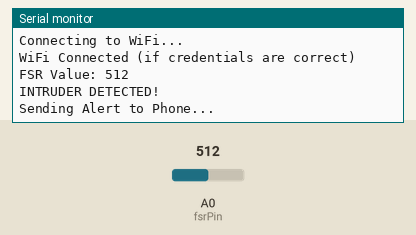
Bench run of a sketch on a simulated Arduino Uno, built with avr-gcc and run on an emulated ATmega328P. Parts: the last lines printed to the serial monitor. The inputs (shaded band) are chosen by the test bench; at power-on: A0 (fsrPin) = 512. The modem accepts every AT command (registered, SIM ready, sends succeed) and sends nothing else.

Above: at 8.2 s.
8.3 s: A0 (fsrPin) set to 486
At 12.2 s:
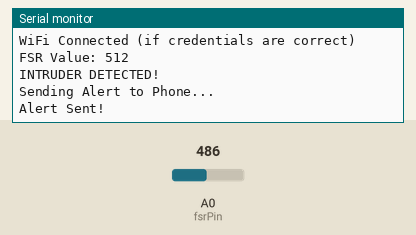
15.5 s: A0 (fsrPin) set to 510
At 17.8 s:
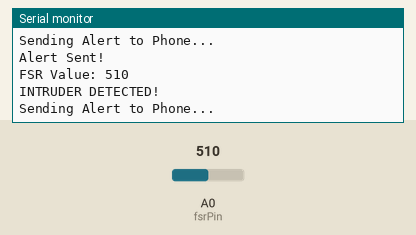

Measured:
- the behaviour switches between 501 and 500 on A0 (fsrPin) (found by bisection; images 0 and 1)
- after the input at 15.5 s, the serial monitor: prints a new line after 1.2 s (image 2)

The sketch:

main.ino
```cpp
#include <SoftwareSerial.h>


SoftwareSerial esp(2, 3); // Arduino RX, TX

// Sensor pin
int fsrPin = A0;
int threshold = 500;

// WiFi + server details (replace with your values later)
String ssid = "Maanya's iphone";
String password = "maanya22";

void setup() {
  Serial.begin(9600);
  esp.begin(9600);

  Serial.println("System Starting...");

  connectWiFi();
}

void loop() {
  int sensorValue = analogRead(fsrPin);

  Serial.print("FSR Value: ");
  Serial.println(sensorValue);

  if (sensorValue > threshold) {
    Serial.println("INTRUDER DETECTED!");

    sendAlert();

    delay(5000); // avoid multiple alerts
  }

  delay(500);
}

void connectWiFi() {
  Serial.println("Connecting to WiFi...");

  esp.println("AT");
  delay(1000);

  esp.println("AT+CWMODE=1");
  delay(1000);

  esp.println("AT+CWJAP=\"" + ssid + "\",\"" + password + "\"");
  delay(5000);

  Serial.println("WiFi Connected (if credentials are correct)");
}

void sendAlert() {
  Serial.println("Sending Alert to Phone...");

  // Simple simulation (you can upgrade to Blynk/Firebase later)
  esp.println("AT+CIPSTART=\"TCP\",\"api.thingspeak.com\",80");
  delay(2000);

  String alert = "GET /update?api_key=YOUR_API_KEY&field1=1 HTTP/1.1\r\nHost: api.thingspeak.com\r\n\r\n";

  esp.print("AT+CIPSEND=");
  esp.println(alert.length());
  delay(1000);

  esp.print(alert);
  delay(1000);

  Serial.println("Alert Sent!");
}
```
